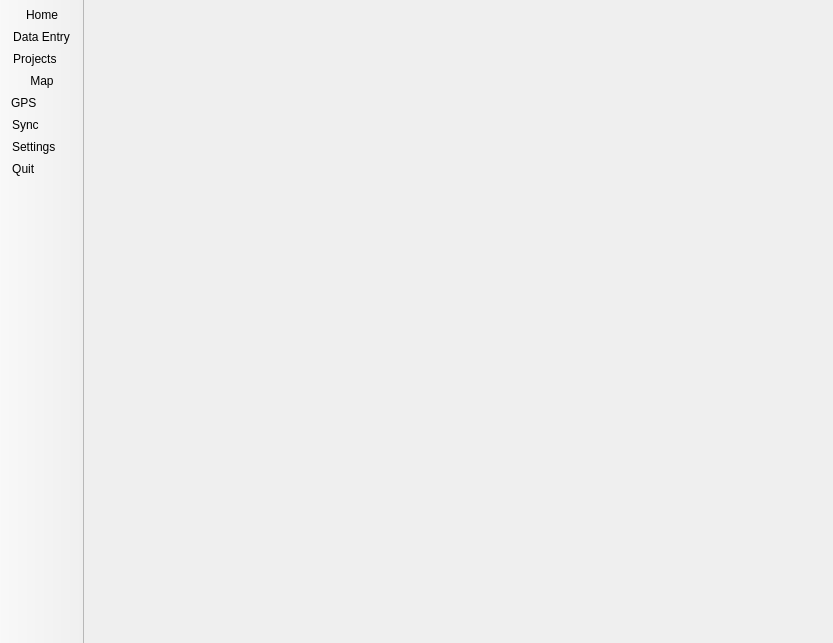
<?xml version="1.0" encoding="UTF-8"?>
<ui version="4.0">
 <class>MainWindow</class>
 <widget class="QMainWindow" name="MainWindow">
  <property name="geometry">
   <rect>
    <x>0</x>
    <y>0</y>
    <width>833</width>
    <height>643</height>
   </rect>
  </property>
  <property name="sizePolicy">
   <sizepolicy hsizetype="Preferred" vsizetype="Preferred">
    <horstretch>0</horstretch>
    <verstretch>0</verstretch>
   </sizepolicy>
  </property>
  <property name="windowTitle">
   <string>IntraMaps Roam: Mobile Data Collection</string>
  </property>
  <property name="windowIcon">
   <iconset resource="../Roam-master/Roam-master/src/roam/resources.qrc">
    <normaloff>:/branding/logo</normaloff>:/branding/logo</iconset>
  </property>
  <property name="windowOpacity">
   <double>1.000000000000000</double>
  </property>
  <property name="styleSheet">
   <string notr="true"/>
  </property>
  <property name="iconSize">
   <size>
    <width>32</width>
    <height>32</height>
   </size>
  </property>
  <widget class="QWidget" name="centralwidget">
   <layout class="QGridLayout" name="gridLayout">
    <property name="margin">
     <number>0</number>
    </property>
    <property name="spacing">
     <number>0</number>
    </property>
    <item row="0" column="0">
     <widget class="QStackedWidget" name="stackedWidget">
      <property name="enabled">
       <bool>false</bool>
      </property>
      <property name="styleSheet">
       <string notr="true"/>
      </property>
      <property name="currentIndex">
       <number>4</number>
      </property>
      <widget class="MapWidget" name="canvas_page">
       <property name="enabled">
        <bool>false</bool>
       </property>
       <property name="styleSheet">
        <string notr="true"/>
       </property>
      </widget>
      <widget class="ProjectsWidget" name="projectwidget">
       <property name="enabled">
        <bool>false</bool>
       </property>
       <property name="styleSheet">
        <string notr="true"/>
       </property>
      </widget>
      <widget class="SettingsWidget" name="settingswidget">
       <property name="enabled">
        <bool>false</bool>
       </property>
       <property name="styleSheet">
        <string notr="true"/>
       </property>
      </widget>
      <widget class="QWidget" name="loadin_page">
       <property name="enabled">
        <bool>false</bool>
       </property>
       <property name="sizePolicy">
        <sizepolicy hsizetype="Ignored" vsizetype="Ignored">
         <horstretch>0</horstretch>
         <verstretch>0</verstretch>
        </sizepolicy>
       </property>
       <layout class="QVBoxLayout" name="verticalLayout">
        <item>
         <widget class="QLabel" name="projectimage">
          <property name="sizePolicy">
           <sizepolicy hsizetype="Expanding" vsizetype="Expanding">
            <horstretch>0</horstretch>
            <verstretch>0</verstretch>
           </sizepolicy>
          </property>
          <property name="text">
           <string/>
          </property>
          <property name="scaledContents">
           <bool>false</bool>
          </property>
          <property name="alignment">
           <set>Qt::AlignCenter</set>
          </property>
         </widget>
        </item>
        <item>
         <widget class="QLabel" name="projectloading_label">
          <property name="font">
           <font>
            <pointsize>32</pointsize>
           </font>
          </property>
          <property name="styleSheet">
           <string notr="true"/>
          </property>
          <property name="text">
           <string>Project {} Loading</string>
          </property>
          <property name="scaledContents">
           <bool>true</bool>
          </property>
          <property name="alignment">
           <set>Qt::AlignCenter</set>
          </property>
         </widget>
        </item>
        <item>
         <widget class="QLabel" name="label_2">
          <property name="font">
           <font>
            <pointsize>24</pointsize>
           </font>
          </property>
          <property name="text">
           <string>Please wait....</string>
          </property>
          <property name="scaledContents">
           <bool>true</bool>
          </property>
          <property name="alignment">
           <set>Qt::AlignCenter</set>
          </property>
         </widget>
        </item>
       </layout>
      </widget>
      <widget class="QWidget" name="widgetpage">
       <property name="styleSheet">
        <string notr="true"/>
       </property>
       <layout class="QGridLayout" name="gridLayout_5">
        <property name="leftMargin">
         <number>3</number>
        </property>
        <property name="topMargin">
         <number>0</number>
        </property>
        <property name="rightMargin">
         <number>3</number>
        </property>
        <property name="bottomMargin">
         <number>0</number>
        </property>
       </layout>
      </widget>
      <widget class="SyncWidget" name="syncwidget"/>
      <widget class="GPSWidget" name="gpswidget"/>
      <widget class="LegendWidget" name="legendpage"/>
     </widget>
    </item>
   </layout>
  </widget>
  <widget class="HideableToolbar" name="menutoolbar">
   <property name="enabled">
    <bool>true</bool>
   </property>
   <property name="contextMenuPolicy">
    <enum>Qt::PreventContextMenu</enum>
   </property>
   <property name="windowTitle">
    <string>sidetoolbar</string>
   </property>
   <property name="styleSheet">
    <string notr="true"/>
   </property>
   <property name="movable">
    <bool>false</bool>
   </property>
   <property name="iconSize">
    <size>
     <width>45</width>
     <height>48</height>
    </size>
   </property>
   <property name="toolButtonStyle">
    <enum>Qt::ToolButtonTextBesideIcon</enum>
   </property>
   <property name="floatable">
    <bool>false</bool>
   </property>
   <property name="page" stdset="0">
    <number>5</number>
   </property>
   <attribute name="toolBarArea">
    <enum>LeftToolBarArea</enum>
   </attribute>
   <attribute name="toolBarBreak">
    <bool>false</bool>
   </attribute>
   <addaction name="actionHome_2"/>
   <addaction name="actionDataEntry"/>
   <addaction name="actionProject"/>
   <addaction name="actionMap"/>
   <addaction name="actionGPS"/>
   <addaction name="actionSync"/>
   <addaction name="actionSettings"/>
   <addaction name="actionQuit"/>
  </widget>
  <action name="actionHome_2">
   <property name="checkable">
    <bool>true</bool>
   </property>
   <property name="icon">
    <iconset resource="../Roam-master/Roam-master/src/roam/resources.qrc">
     <normaloff>:/icons/home</normaloff>:/icons/home</iconset>
   </property>
   <property name="text">
    <string>Home</string>
   </property>
   <property name="iconText">
    <string>Home</string>
   </property>
   <property name="page" stdset="0">
    <number>0</number>
   </property>
  </action>
  <action name="actionProject">
   <property name="checkable">
    <bool>true</bool>
   </property>
   <property name="icon">
    <iconset resource="../Roam-master/Roam-master/src/roam/resources.qrc">
     <normaloff>:/icons/open</normaloff>:/icons/open</iconset>
   </property>
   <property name="text">
    <string>Projects</string>
   </property>
   <property name="iconText">
    <string>Projects    </string>
   </property>
   <property name="page" stdset="0">
    <number>1</number>
   </property>
  </action>
  <action name="actionSettings">
   <property name="checkable">
    <bool>true</bool>
   </property>
   <property name="icon">
    <iconset resource="../Roam-master/Roam-master/src/roam/resources.qrc">
     <normaloff>:/icons/config</normaloff>:/icons/config</iconset>
   </property>
   <property name="text">
    <string>Settings</string>
   </property>
   <property name="iconText">
    <string>Settings     </string>
   </property>
   <property name="page" stdset="0">
    <number>2</number>
   </property>
  </action>
  <action name="actionQuit">
   <property name="icon">
    <iconset resource="../Roam-master/Roam-master/src/roam/resources.qrc">
     <normaloff>:/icons/quit</normaloff>:/icons/quit</iconset>
   </property>
   <property name="text">
    <string>Quit</string>
   </property>
   <property name="iconText">
    <string>Quit           </string>
   </property>
  </action>
  <action name="actionHome">
   <property name="icon">
    <iconset resource="../Roam-master/Roam-master/src/roam/resources.qrc">
     <normaloff>:/icons/home</normaloff>:/icons/home</iconset>
   </property>
   <property name="text">
    <string>Home View</string>
   </property>
   <property name="toolTip">
    <string>Home View</string>
   </property>
  </action>
  <action name="actionPan">
   <property name="checkable">
    <bool>true</bool>
   </property>
   <property name="icon">
    <iconset resource="../Roam-master/Roam-master/src/roam/resources.qrc">
     <normaloff>:/icons/pan</normaloff>:/icons/pan</iconset>
   </property>
   <property name="text">
    <string>Pan</string>
   </property>
  </action>
  <action name="actionZoom_In">
   <property name="checkable">
    <bool>true</bool>
   </property>
   <property name="icon">
    <iconset resource="../Roam-master/Roam-master/src/roam/resources.qrc">
     <normaloff>:/icons/in</normaloff>:/icons/in</iconset>
   </property>
   <property name="text">
    <string>Zoom In</string>
   </property>
  </action>
  <action name="actionZoom_Out">
   <property name="checkable">
    <bool>true</bool>
   </property>
   <property name="icon">
    <iconset resource="../Roam-master/Roam-master/src/roam/resources.qrc">
     <normaloff>:/icons/out</normaloff>:/icons/out</iconset>
   </property>
   <property name="text">
    <string>Zoom Out</string>
   </property>
  </action>
  <action name="actionRaster">
   <property name="icon">
    <iconset resource="../Roam-master/Roam-master/src/roam/resources.qrc">
     <normaloff>:/icons/photo</normaloff>:/icons/photo</iconset>
   </property>
   <property name="text">
    <string>Aerial Photo</string>
   </property>
  </action>
  <action name="actionEdit_Tools">
   <property name="checkable">
    <bool>true</bool>
   </property>
   <property name="icon">
    <iconset>
     <normaloff>:/icons/edittools</normaloff>:/icons/edittools</iconset>
   </property>
   <property name="text">
    <string>Edit Tools</string>
   </property>
  </action>
  <action name="actionEdit_Attributes">
   <property name="checkable">
    <bool>true</bool>
   </property>
   <property name="icon">
    <iconset resource="../Roam-master/Roam-master/src/roam/resources.qrc">
     <normaloff>:/icons/edit</normaloff>:/icons/edit</iconset>
   </property>
   <property name="text">
    <string>Edit Attributes</string>
   </property>
  </action>
  <action name="actionEnable_GPS">
   <property name="icon">
    <iconset resource="../Roam-master/Roam-master/src/roam/resources.qrc">
     <normaloff>:/icons/gps</normaloff>:/icons/gps</iconset>
   </property>
   <property name="text">
    <string>Enable GPS</string>
   </property>
  </action>
  <action name="actionSync">
   <property name="checkable">
    <bool>true</bool>
   </property>
   <property name="icon">
    <iconset resource="../Roam-master/Roam-master/src/roam/resources.qrc">
     <normaloff>:/icons/sync</normaloff>:/icons/sync</iconset>
   </property>
   <property name="text">
    <string>Sync     </string>
   </property>
   <property name="iconText">
    <string>Sync          </string>
   </property>
   <property name="page" stdset="0">
    <number>5</number>
   </property>
  </action>
  <action name="actionMove">
   <property name="checkable">
    <bool>true</bool>
   </property>
   <property name="icon">
    <iconset resource="../Roam-master/Roam-master/src/roam/resources.qrc">
     <normaloff>:/icons/move</normaloff>:/icons/move</iconset>
   </property>
   <property name="text">
    <string>Move Feature</string>
   </property>
  </action>
  <action name="actionGPSFeature">
   <property name="icon">
    <iconset>
     <normaloff>:/icons/gpsadd</normaloff>:/icons/gpsadd</iconset>
   </property>
   <property name="text">
    <string>Capture at GPS</string>
   </property>
   <property name="toolTip">
    <string>Capture at GPS</string>
   </property>
  </action>
  <action name="actionDataEntry">
   <property name="checkable">
    <bool>true</bool>
   </property>
   <property name="icon">
    <iconset resource="../Roam-master/Roam-master/src/roam/resources.qrc">
     <normaloff>:/icons/dataentry</normaloff>:/icons/dataentry</iconset>
   </property>
   <property name="text">
    <string>Data Entry</string>
   </property>
   <property name="iconText">
    <string>Data Entry</string>
   </property>
   <property name="page" stdset="0">
    <number>4</number>
   </property>
  </action>
  <action name="actionInfo">
   <property name="checkable">
    <bool>true</bool>
   </property>
   <property name="icon">
    <iconset resource="../Roam-master/Roam-master/src/roam/resources.qrc">
     <normaloff>:/icons/info</normaloff>:/icons/info</iconset>
   </property>
   <property name="text">
    <string>Select</string>
   </property>
  </action>
  <action name="actionGPS">
   <property name="checkable">
    <bool>true</bool>
   </property>
   <property name="icon">
    <iconset resource="../Roam-master/Roam-master/src/roam/resources.qrc">
     <normaloff>:/icons/gps</normaloff>:/icons/gps</iconset>
   </property>
   <property name="text">
    <string>GPS</string>
   </property>
   <property name="iconText">
    <string>GPS           </string>
   </property>
   <property name="page" stdset="0">
    <number>6</number>
   </property>
  </action>
  <action name="actionMap">
   <property name="checkable">
    <bool>true</bool>
   </property>
   <property name="icon">
    <iconset resource="../Roam-master/Roam-master/src/roam/resources.qrc">
     <normaloff>:/icons/map</normaloff>:/icons/map</iconset>
   </property>
   <property name="text">
    <string>Map</string>
   </property>
   <property name="iconText">
    <string>Map</string>
   </property>
   <property name="page" stdset="0">
    <number>7</number>
   </property>
  </action>
 </widget>
 <customwidgets>
  <customwidget>
   <class>HideableToolbar</class>
   <extends>QToolBar</extends>
   <header>roam.gui</header>
  </customwidget>
  <customwidget>
   <class>LegendWidget</class>
   <extends>QWidget</extends>
   <header>roam.gui</header>
   <container>1</container>
  </customwidget>
  <customwidget>
   <class>GPSWidget</class>
   <extends>QWidget</extends>
   <header>roam.gui</header>
   <container>1</container>
  </customwidget>
  <customwidget>
   <class>SyncWidget</class>
   <extends>QWidget</extends>
   <header>roam.gui</header>
   <container>1</container>
  </customwidget>
  <customwidget>
   <class>SettingsWidget</class>
   <extends>QWidget</extends>
   <header>roam.gui</header>
   <container>1</container>
  </customwidget>
  <customwidget>
   <class>ProjectsWidget</class>
   <extends>QWidget</extends>
   <header>roam.gui</header>
   <container>1</container>
  </customwidget>
  <customwidget>
   <class>MapWidget</class>
   <extends>QWidget</extends>
   <header>roam.gui</header>
   <container>1</container>
  </customwidget>
 </customwidgets>
 <resources>
  <include location="../Roam-master/Roam-master/src/roam/resources.qrc"/>
 </resources>
 <connections/>
</ui>
